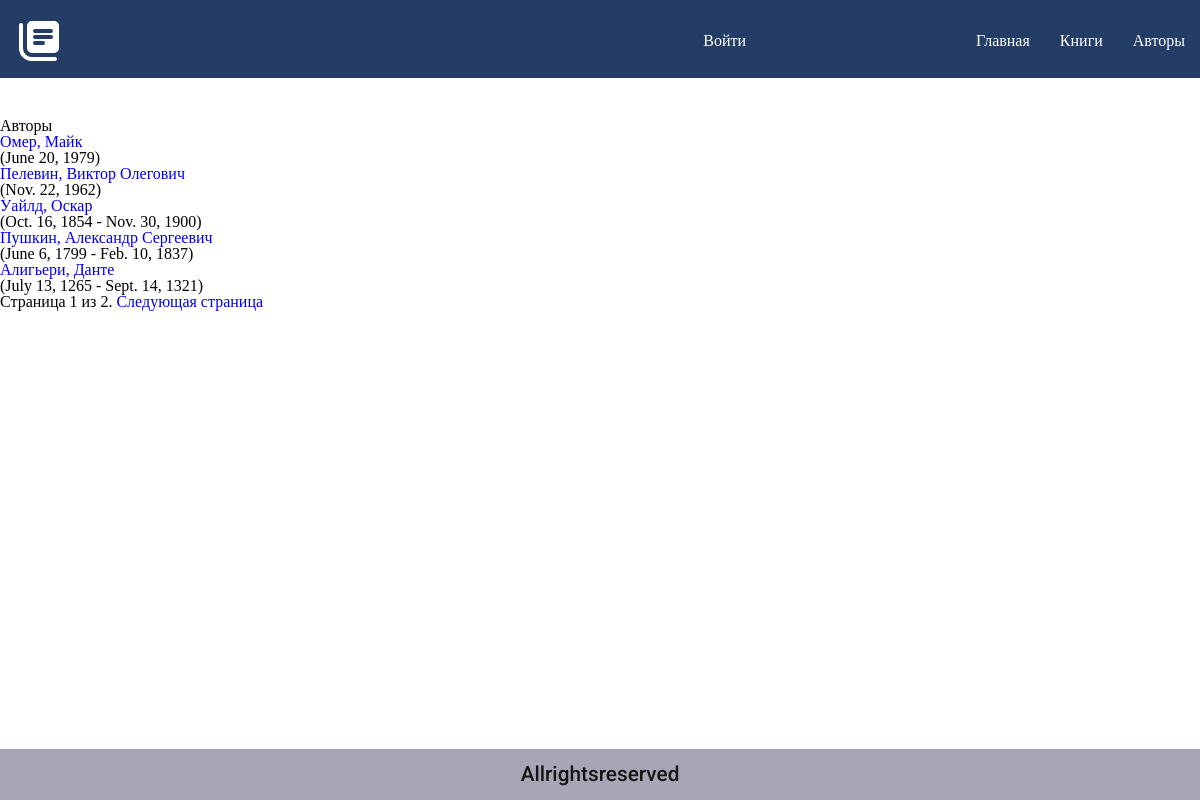
Screenshot of /catalog/authors/ with the database file from the repository.
### catalog/models.py (models this page shows)
class Author(models.Model):
    first_name = models.CharField(max_length=100)
    last_name = models.CharField(max_length=100)
    date_of_birth = models.DateField(null=True, blank=True)
    date_of_death = models.DateField('Died', null=True, blank=True)
    biography = models.TextField(max_length=1800, help_text="Enter an author's biography")
    def __str__(self):
        return '{0}, {1}'.format(self.last_name, self.first_name)
    def get_absolute_url(self):
        return reverse('author-detail', args=[str(self.id)])

### catalog/views.py (the view)
class AuthorListView(generic.ListView):
    model = Author
    paginate_by = 5

### catalog/templates/catalog/author_list.html
{% extends "base.html" %}
{% block content %}
<h1>Авторы</h1>
{% if author_list %}
  <ul>
  {% for author in author_list %}
    <li>
      <a href="{{ author.get_absolute_url }}">
      {{ author }}
      </a>
      <p>({{author.date_of_birth}}{% if author.date_of_death %} - {{author.date_of_death}}{% endif %})</p>
    </li>
  {% endfor %}
 </ul>
{% else %}
  <p>There are no authors available.</p>
{% endif %}
{% endblock %}

### catalog/templates/base.html (shortened to what this page needs)
<!DOCTYPE html>
<html lang="en">
<head>
  {% load static %}
  <link rel="stylesheet" href="{% static 'css/scss/style.css' %}">
  <link rel="stylesheet" href="{% static 'css/reset.css' %}">
</head>
<body>
  <header class="header">
    <div class="wrapper">
      <div class="header__content">
        <a href="{% url 'index' %}" class="header__main-link">
          <svg class="header__logo">
            <use href="#logo"></use>
          </svg>
        </a>
        <nav class="header__nav navigation">
          <ul class="navigation__list">
            <div class="navigation__login">
              {% if user.is_authenticated %}
                <li class="navigation__item">
                  <div class="navigation__user">{{ user.get_username }}</div>
                </li>
                <li class="navigation__item">
                  <a href="{% url 'my-borrowed'%}" class="navigation__link">Мои книги</a>
                </li>
                <li class="navigation__item">
                  <a href="{% url 'logout'%}?next={{request.path}}" class="navigation__link">Выйти</a>
                </li>
              {% else %}
              <li class="navigation__item">
                <a href="{% url 'login'%}?next={{request.path}}" class="navigation__link">Войти</a>
              </li>
              {% endif %}
            </div>
            <li class="navigation__item">
              <a href="{% url 'index' %}" class="navigation__link">Главная</a>
            </li>
            <li class="navigation__item">
              <a href="{% url 'books' %}" class="navigation__link">Книги</a>
            </li>
            <li class="navigation__item">
              <a href="{% url 'authors' %}" class="navigation__link">Авторы</a>
            </li>
          </ul>
        </nav>
      </div>
    </div>
  </header>
  <main>
    {% block content %}{% endblock %}
    {% block pagination %}
      {% if is_paginated %}
          <div class="pagination">
              <span class="page-links">
                  <span class="page-current">
                      Страница {{ page_obj.number }} из {{ page_obj.paginator.num_pages }}.
                  </span>
                  {% if page_obj.has_next %}
                      <a href="{{ request.path }}?page={{ page_obj.next_page_number }}">Следующая страница</a>
                  {% endif %}
              </span>
          </div>
      {% endif %}
    {% endblock %}
  </main>
  <footer class="footer">
    <div class="wrapper">
      <p class="footer__text">
        Allrightsreserved
      </p>
    </div>
  </footer>
</body>
</html>

### catalog/static/css/scss/style.css (style rules this page uses)
.wrapper { max-width: 1230px; padding: 0 15px; margin: 0 auto; }
body { display: flex; flex-direction: column; min-height: 100vh; }
header { height: 48px; }
.footer { margin-top: auto; }
main { padding: 40px 0; }
a { text-decoration: none; }
.header { padding: 15px 0; background-color: #233d66; }
.header__content { display: flex; justify-content: space-between; align-items: center; }
.header__main-link { color: #fff; }
.header__logo { width: 48px; height: 48px; }
.header__nav { font-family: "Roboto"; }
.navigation__login { margin-right: 200px; display: flex; align-items: center; gap: 20px; }
.navigation__list { display: flex; gap: 30px; }
.navigation__link { height: 100%; color: #fff; }
.footer { padding: 15px 0; background-color: #a6a6b6; }
.footer__text { text-align: center; font-family: "Roboto"; font-size: 1.3em; line-height: 1em; font-weight: 500; color: #141414; }

### rows the page displays
Author: last_name+first_name "Омер, Майк", date_of_birth "June 20, 1979"
Author: last_name+first_name "Пелевин, Виктор Олегович", date_of_birth "Nov. 22, 1962"
Author: last_name+first_name "Уайлд, Оскар", date_of_birth "Oct. 16, 1854", date_of_death "Nov. 30, 1900"
Author: last_name+first_name "Пушкин, Александр Сергеевич", date_of_birth "June 6, 1799", date_of_death "Feb. 10, 1837"
Author: last_name+first_name "Алигьери, Данте", date_of_birth "July 13, 1265", date_of_death "Sept. 14, 1321"

### other values shown
{{ page_obj.number }} "1"
{{ page_obj.paginator.num_pages }} "2"
